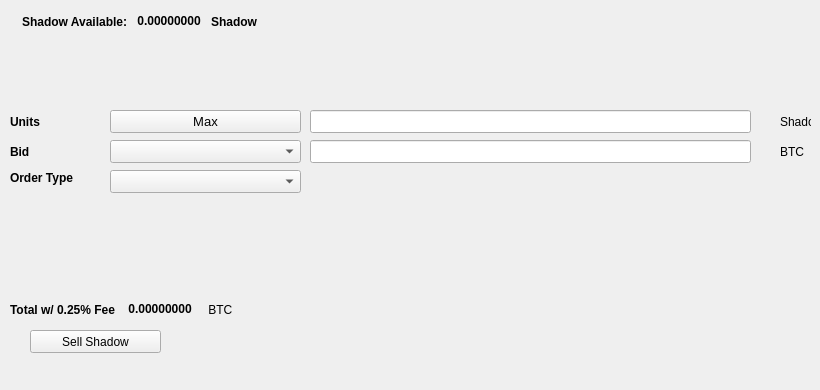
   <widget class="QWidget" name="SellTab">
    <attribute name="title">
     <string>Sell</string>
    </attribute>
    <widget class="QLabel" name="label_16">
     <property name="geometry">
      <rect>
       <x>780</x>
       <y>140</y>
       <width>31</width>
       <height>23</height>
      </rect>
     </property>
     <property name="text">
      <string>BTC</string>
     </property>
    </widget>
    <widget class="QComboBox" name="SellBidcomboBox">
     <property name="geometry">
      <rect>
       <x>110</x>
       <y>140</y>
       <width>191</width>
       <height>23</height>
      </rect>
     </property>
     <property name="font">
      <font>
       <pointsize>10</pointsize>
      </font>
     </property>
    </widget>
    <widget class="QLabel" name="label_18">
     <property name="geometry">
      <rect>
       <x>10</x>
       <y>110</y>
       <width>46</width>
       <height>23</height>
      </rect>
     </property>
     <property name="font">
      <font>
       <weight>75</weight>
       <bold>true</bold>
      </font>
     </property>
     <property name="text">
      <string>Units</string>
     </property>
    </widget>
    <widget class="QPushButton" name="Sell_Max_Amount">
     <property name="geometry">
      <rect>
       <x>110</x>
       <y>110</y>
       <width>191</width>
       <height>23</height>
      </rect>
     </property>
     <property name="font">
      <font>
       <pointsize>10</pointsize>
      </font>
     </property>
     <property name="text">
      <string>Max</string>
     </property>
    </widget>
    <widget class="QLabel" name="label_20">
     <property name="geometry">
      <rect>
       <x>10</x>
       <y>170</y>
       <width>91</width>
       <height>16</height>
      </rect>
     </property>
     <property name="font">
      <font>
       <weight>75</weight>
       <bold>true</bold>
      </font>
     </property>
     <property name="text">
      <string>Order Type</string>
     </property>
    </widget>
    <widget class="QComboBox" name="SellOrdertypeCombo">
     <property name="geometry">
      <rect>
       <x>110</x>
       <y>170</y>
       <width>191</width>
       <height>23</height>
      </rect>
     </property>
     <property name="font">
      <font>
       <pointsize>10</pointsize>
      </font>
     </property>
    </widget>
    <widget class="QLabel" name="label_21">
     <property name="geometry">
      <rect>
       <x>10</x>
       <y>140</y>
       <width>46</width>
       <height>23</height>
      </rect>
     </property>
     <property name="font">
      <font>
       <weight>75</weight>
       <bold>true</bold>
      </font>
     </property>
     <property name="text">
      <string>Bid</string>
     </property>
    </widget>
    <widget class="QLabel" name="label_22">
     <property name="geometry">
      <rect>
       <x>780</x>
       <y>110</y>
       <width>31</width>
       <height>23</height>
      </rect>
     </property>
     <property name="text">
      <string>Shadow</string>
     </property>
    </widget>
    <widget class="QLineEdit" name="UnitsInputShadow">
     <property name="geometry">
      <rect>
       <x>310</x>
       <y>110</y>
       <width>441</width>
       <height>23</height>
      </rect>
     </property>
     <property name="font">
      <font>
       <pointsize>9</pointsize>
       <weight>75</weight>
       <bold>true</bold>
      </font>
     </property>
    </widget>
    <widget class="QLineEdit" name="SellBidPriceEdit">
     <property name="geometry">
      <rect>
       <x>310</x>
       <y>140</y>
       <width>441</width>
       <height>23</height>
      </rect>
     </property>
     <property name="font">
      <font>
       <pointsize>9</pointsize>
       <weight>75</weight>
       <bold>true</bold>
      </font>
     </property>
    </widget>
    <widget class="QPushButton" name="SellShadowBTN">
     <property name="geometry">
      <rect>
       <x>30</x>
       <y>330</y>
       <width>131</width>
       <height>23</height>
      </rect>
     </property>
     <property name="text">
      <string>Sell Shadow</string>
     </property>
     <property name="icon">
      <iconset resource="../shadow">
       <normaloff>:/icons/bitcoin</normaloff>:/icons/bitcoin</iconset>
     </property>
    </widget>
    <widget class="QWidget" name="layoutWidget3">
     <property name="geometry">
      <rect>
       <x>22</x>
       <y>12</y>
       <width>258</width>
       <height>19</height>
      </rect>
     </property>
     <layout class="QHBoxLayout" name="horizontalLayout">
      <item>
       <widget class="QLabel" name="label232_2">
        <property name="font">
         <font>
          <weight>75</weight>
          <bold>true</bold>
         </font>
        </property>
        <property name="text">
         <string>Shadow Available:</string>
        </property>
       </widget>
      </item>
      <item>
       <widget class="QLabel" name="ShadowAvailableLabel">
        <property name="palette">
         <palette>
          <active>
           <colorrole role="WindowText">
            <brush brushstyle="SolidPattern">
             <color alpha="255">
              <red>0</red>
              <green>0</green>
              <blue>0</blue>
             </color>
            </brush>
           </colorrole>
           <colorrole role="Button">
            <brush brushstyle="SolidPattern">
             <color alpha="255">
              <red>0</red>
              <green>170</green>
              <blue>0</blue>
             </color>
            </brush>
           </colorrole>
           <colorrole role="Light">
            <brush brushstyle="SolidPattern">
             <color alpha="255">
              <red>0</red>
              <green>255</green>
              <blue>0</blue>
             </color>
            </brush>
           </colorrole>
           <colorrole role="Midlight">
            <brush brushstyle="SolidPattern">
             <color alpha="255">
              <red>0</red>
              <green>212</green>
              <blue>0</blue>
             </color>
            </brush>
           </colorrole>
           <colorrole role="Dark">
            <brush brushstyle="SolidPattern">
             <color alpha="255">
              <red>0</red>
              <green>85</green>
              <blue>0</blue>
             </color>
            </brush>
           </colorrole>
           <colorrole role="Mid">
            <brush brushstyle="SolidPattern">
             <color alpha="255">
              <red>0</red>
              <green>113</green>
              <blue>0</blue>
             </color>
            </brush>
           </colorrole>
           <colorrole role="Text">
            <brush brushstyle="SolidPattern">
             <color alpha="255">
              <red>0</red>
              <green>170</green>
              <blue>0</blue>
             </color>
            </brush>
           </colorrole>
           <colorrole role="BrightText">
            <brush brushstyle="SolidPattern">
             <color alpha="255">
              <red>255</red>
              <green>255</green>
              <blue>255</blue>
             </color>
            </brush>
           </colorrole>
           <colorrole role="ButtonText">
            <brush brushstyle="SolidPattern">
             <color alpha="255">
              <red>0</red>
              <green>0</green>
              <blue>0</blue>
             </color>
            </brush>
           </colorrole>
           <colorrole role="Base">
            <brush brushstyle="SolidPattern">
             <color alpha="255">
              <red>255</red>
              <green>255</green>
              <blue>255</blue>
             </color>
            </brush>
           </colorrole>
           <colorrole role="Window">
            <brush brushstyle="SolidPattern">
             <color alpha="255">
              <red>0</red>
              <green>170</green>
              <blue>0</blue>
             </color>
            </brush>
           </colorrole>
           <colorrole role="Shadow">
            <brush brushstyle="SolidPattern">
             <color alpha="255">
              <red>0</red>
              <green>0</green>
              <blue>0</blue>
             </color>
            </brush>
           </colorrole>
           <colorrole role="AlternateBase">
            <brush brushstyle="SolidPattern">
             <color alpha="255">
              <red>127</red>
              <green>212</green>
              <blue>127</blue>
             </color>
            </brush>
           </colorrole>
           <colorrole role="ToolTipBase">
            <brush brushstyle="SolidPattern">
             <color alpha="255">
              <red>255</red>
              <green>255</green>
              <blue>220</blue>
             </color>
            </brush>
           </colorrole>
           <colorrole role="ToolTipText">
            <brush brushstyle="SolidPattern">
             <color alpha="255">
              <red>0</red>
              <green>0</green>
              <blue>0</blue>
             </color>
            </brush>
           </colorrole>
          </active>
          <inactive>
           <colorrole role="WindowText">
            <brush brushstyle="SolidPattern">
             <color alpha="255">
              <red>0</red>
              <green>0</green>
              <blue>0</blue>
             </color>
            </brush>
           </colorrole>
           <colorrole role="Button">
            <brush brushstyle="SolidPattern">
             <color alpha="255">
              <red>0</red>
              <green>170</green>
              <blue>0</blue>
             </color>
            </brush>
           </colorrole>
           <colorrole role="Light">
            <brush brushstyle="SolidPattern">
             <color alpha="255">
              <red>0</red>
              <green>255</green>
              <blue>0</blue>
             </color>
            </brush>
           </colorrole>
           <colorrole role="Midlight">
            <brush brushstyle="SolidPattern">
             <color alpha="255">
              <red>0</red>
              <green>212</green>
              <blue>0</blue>
             </color>
            </brush>
           </colorrole>
           <colorrole role="Dark">
            <brush brushstyle="SolidPattern">
             <color alpha="255">
              <red>0</red>
              <green>85</green>
              <blue>0</blue>
             </color>
            </brush>
           </colorrole>
           <colorrole role="Mid">
            <brush brushstyle="SolidPattern">
             <color alpha="255">
              <red>0</red>
              <green>113</green>
              <blue>0</blue>
             </color>
            </brush>
           </colorrole>
           <colorrole role="Text">
            <brush brushstyle="SolidPattern">
             <color alpha="255">
              <red>0</red>
              <green>170</green>
              <blue>0</blue>
             </color>
            </brush>
           </colorrole>
           <colorrole role="BrightText">
            <brush brushstyle="SolidPattern">
             <color alpha="255">
              <red>255</red>
              <green>255</green>
              <blue>255</blue>
             </color>
            </brush>
           </colorrole>
           <colorrole role="ButtonText">
            <brush brushstyle="SolidPattern">
             <color alpha="255">
              <red>0</red>
              <green>0</green>
              <blue>0</blue>
             </color>
            </brush>
           </colorrole>
           <colorrole role="Base">
            <brush brushstyle="SolidPattern">
             <color alpha="255">
              <red>255</red>
              <green>255</green>
              <blue>255</blue>
             </color>
            </brush>
           </colorrole>
           <colorrole role="Window">
            <brush brushstyle="SolidPattern">
             <color alpha="255">
              <red>0</red>
              <green>170</green>
              <blue>0</blue>
             </color>
            </brush>
           </colorrole>
           <colorrole role="Shadow">
            <brush brushstyle="SolidPattern">
             <color alpha="255">
              <red>0</red>
              <green>0</green>
              <blue>0</blue>
             </color>
            </brush>
           </colorrole>
           <colorrole role="AlternateBase">
            <brush brushstyle="SolidPattern">
             <color alpha="255">
              <red>127</red>
              <green>212</green>
              <blue>127</blue>
             </color>
            </brush>
           </colorrole>
           <colorrole role="ToolTipBase">
            <brush brushstyle="SolidPattern">
             <color alpha="255">
              <red>255</red>
              <green>255</green>
              <blue>220</blue>
             </color>
            </brush>
           </colorrole>
           <colorrole role="ToolTipText">
            <brush brushstyle="SolidPattern">
             <color alpha="255">
              <red>0</red>
              <green>0</green>
              <blue>0</blue>
             </color>
            </brush>
           </colorrole>
          </inactive>
          <disabled>
           <colorrole role="WindowText">
            <brush brushstyle="SolidPattern">
             <color alpha="255">
              <red>0</red>
              <green>85</green>
              <blue>0</blue>
             </color>
            </brush>
           </colorrole>
           <colorrole role="Button">
            <brush brushstyle="SolidPattern">
             <color alpha="255">
              <red>0</red>
              <green>170</green>
              <blue>0</blue>
             </color>
            </brush>
           </colorrole>
           <colorrole role="Light">
            <brush brushstyle="SolidPattern">
             <color alpha="255">
              <red>0</red>
              <green>255</green>
              <blue>0</blue>
             </color>
            </brush>
           </colorrole>
           <colorrole role="Midlight">
            <brush brushstyle="SolidPattern">
             <color alpha="255">
              <red>0</red>
              <green>212</green>
              <blue>0</blue>
             </color>
            </brush>
           </colorrole>
           <colorrole role="Dark">
            <brush brushstyle="SolidPattern">
             <color alpha="255">
              <red>0</red>
              <green>85</green>
              <blue>0</blue>
             </color>
            </brush>
           </colorrole>
           <colorrole role="Mid">
            <brush brushstyle="SolidPattern">
             <color alpha="255">
              <red>0</red>
              <green>113</green>
              <blue>0</blue>
             </color>
            </brush>
           </colorrole>
           <colorrole role="Text">
            <brush brushstyle="SolidPattern">
             <color alpha="255">
              <red>0</red>
              <green>85</green>
              <blue>0</blue>
             </color>
            </brush>
           </colorrole>
           <colorrole role="BrightText">
            <brush brushstyle="SolidPattern">
             <color alpha="255">
              <red>255</red>
              <green>255</green>
              <blue>255</blue>
             </color>
            </brush>
           </colorrole>
           <colorrole role="ButtonText">
            <brush brushstyle="SolidPattern">
             <color alpha="255">
              <red>0</red>
              <green>85</green>
              <blue>0</blue>
             </color>
            </brush>
           </colorrole>
           <colorrole role="Base">
            <brush brushstyle="SolidPattern">
             <color alpha="255">
              <red>0</red>
              <green>170</green>
              <blue>0</blue>
             </color>
            </brush>
           </colorrole>
           <colorrole role="Window">
            <brush brushstyle="SolidPattern">
             <color alpha="255">
              <red>0</red>
              <green>170</green>
              <blue>0</blue>
             </color>
            </brush>
           </colorrole>
           <colorrole role="Shadow">
            <brush brushstyle="SolidPattern">
             <color alpha="255">
              <red>0</red>
              <green>0</green>
              <blue>0</blue>
             </color>
            </brush>
           </colorrole>
           <colorrole role="AlternateBase">
            <brush brushstyle="SolidPattern">
             <color alpha="255">
              <red>0</red>
              <green>170</green>
              <blue>0</blue>
             </color>
            </brush>
           </colorrole>
           <colorrole role="ToolTipBase">
            <brush brushstyle="SolidPattern">
             <color alpha="255">
              <red>255</red>
              <green>255</green>
              <blue>220</blue>
             </color>
            </brush>
           </colorrole>
           <colorrole role="ToolTipText">
            <brush brushstyle="SolidPattern">
             <color alpha="255">
              <red>0</red>
              <green>0</green>
              <blue>0</blue>
             </color>
            </brush>
           </colorrole>
          </disabled>
         </palette>
        </property>
        <property name="font">
         <font>
          <weight>75</weight>
          <bold>true</bold>
         </font>
        </property>
        <property name="text">
         <string> 0.00000000 </string>
        </property>
        <property name="textInteractionFlags">
         <set>Qt::LinksAccessibleByMouse|Qt::TextSelectableByKeyboard|Qt::TextSelectableByMouse</set>
        </property>
       </widget>
      </item>
      <item>
       <widget class="QLabel" name="labelShadow">
        <property name="font">
         <font>
          <weight>75</weight>
          <bold>true</bold>
         </font>
        </property>
        <property name="text">
         <string>Shadow</string>
        </property>
       </widget>
      </item>
     </layout>
    </widget>
    <widget class="QWidget" name="layoutWidget">
     <property name="geometry">
      <rect>
       <x>10</x>
       <y>300</y>
       <width>268</width>
       <height>19</height>
      </rect>
     </property>
     <layout class="QHBoxLayout" name="horizontalLayout_2">
      <item>
       <widget class="QLabel" name="label_19">
        <property name="font">
         <font>
          <weight>75</weight>
          <bold>true</bold>
         </font>
        </property>
        <property name="text">
         <string>Total w/ 0.25% Fee </string>
        </property>
       </widget>
      </item>
      <item>
       <widget class="QLabel" name="SellCostLabel">
        <property name="palette">
         <palette>
          <active>
           <colorrole role="WindowText">
            <brush brushstyle="SolidPattern">
             <color alpha="255">
              <red>0</red>
              <green>0</green>
              <blue>0</blue>
             </color>
            </brush>
           </colorrole>
           <colorrole role="Button">
            <brush brushstyle="SolidPattern">
             <color alpha="255">
              <red>0</red>
              <green>170</green>
              <blue>0</blue>
             </color>
            </brush>
           </colorrole>
           <colorrole role="Light">
            <brush brushstyle="SolidPattern">
             <color alpha="255">
              <red>0</red>
              <green>255</green>
              <blue>0</blue>
             </color>
            </brush>
           </colorrole>
           <colorrole role="Midlight">
            <brush brushstyle="SolidPattern">
             <color alpha="255">
              <red>0</red>
              <green>212</green>
              <blue>0</blue>
             </color>
            </brush>
           </colorrole>
           <colorrole role="Dark">
            <brush brushstyle="SolidPattern">
             <color alpha="255">
              <red>0</red>
              <green>85</green>
              <blue>0</blue>
             </color>
            </brush>
           </colorrole>
           <colorrole role="Mid">
            <brush brushstyle="SolidPattern">
             <color alpha="255">
              <red>0</red>
              <green>113</green>
              <blue>0</blue>
             </color>
            </brush>
           </colorrole>
           <colorrole role="Text">
            <brush brushstyle="SolidPattern">
             <color alpha="255">
              <red>0</red>
              <green>170</green>
              <blue>0</blue>
             </color>
            </brush>
           </colorrole>
           <colorrole role="BrightText">
            <brush brushstyle="SolidPattern">
             <color alpha="255">
              <red>255</red>
              <green>255</green>
              <blue>255</blue>
             </color>
            </brush>
           </colorrole>
           <colorrole role="ButtonText">
            <brush brushstyle="SolidPattern">
             <color alpha="255">
              <red>0</red>
              <green>0</green>
              <blue>0</blue>
             </color>
            </brush>
           </colorrole>
           <colorrole role="Base">
            <brush brushstyle="SolidPattern">
             <color alpha="255">
              <red>255</red>
              <green>255</green>
              <blue>255</blue>
             </color>
            </brush>
           </colorrole>
           <colorrole role="Window">
            <brush brushstyle="SolidPattern">
             <color alpha="255">
              <red>0</red>
              <green>170</green>
              <blue>0</blue>
             </color>
            </brush>
           </colorrole>
           <colorrole role="Shadow">
            <brush brushstyle="SolidPattern">
             <color alpha="255">
              <red>0</red>
              <green>0</green>
              <blue>0</blue>
             </color>
            </brush>
           </colorrole>
           <colorrole role="AlternateBase">
            <brush brushstyle="SolidPattern">
             <color alpha="255">
              <red>127</red>
              <green>212</green>
              <blue>127</blue>
             </color>
            </brush>
           </colorrole>
           <colorrole role="ToolTipBase">
            <brush brushstyle="SolidPattern">
             <color alpha="255">
              <red>255</red>
              <green>255</green>
              <blue>220</blue>
             </color>
            </brush>
           </colorrole>
           <colorrole role="ToolTipText">
            <brush brushstyle="SolidPattern">
             <color alpha="255">
              <red>0</red>
              <green>0</green>
              <blue>0</blue>
             </color>
            </brush>
           </colorrole>
          </active>
          <inactive>
           <colorrole role="WindowText">
            <brush brushstyle="SolidPattern">
             <color alpha="255">
              <red>0</red>
              <green>0</green>
              <blue>0</blue>
             </color>
            </brush>
           </colorrole>
           <colorrole role="Button">
            <brush brushstyle="SolidPattern">
             <color alpha="255">
              <red>0</red>
              <green>170</green>
              <blue>0</blue>
             </color>
            </brush>
           </colorrole>
           <colorrole role="Light">
            <brush brushstyle="SolidPattern">
             <color alpha="255">
              <red>0</red>
              <green>255</green>
              <blue>0</blue>
             </color>
            </brush>
           </colorrole>
           <colorrole role="Midlight">
            <brush brushstyle="SolidPattern">
             <color alpha="255">
              <red>0</red>
              <green>212</green>
              <blue>0</blue>
             </color>
            </brush>
           </colorrole>
           <colorrole role="Dark">
            <brush brushstyle="SolidPattern">
             <color alpha="255">
              <red>0</red>
              <green>85</green>
              <blue>0</blue>
             </color>
            </brush>
           </colorrole>
           <colorrole role="Mid">
            <brush brushstyle="SolidPattern">
             <color alpha="255">
              <red>0</red>
              <green>113</green>
              <blue>0</blue>
             </color>
            </brush>
           </colorrole>
           <colorrole role="Text">
            <brush brushstyle="SolidPattern">
             <color alpha="255">
              <red>0</red>
              <green>170</green>
              <blue>0</blue>
             </color>
            </brush>
           </colorrole>
           <colorrole role="BrightText">
            <brush brushstyle="SolidPattern">
             <color alpha="255">
              <red>255</red>
              <green>255</green>
              <blue>255</blue>
             </color>
            </brush>
           </colorrole>
           <colorrole role="ButtonText">
            <brush brushstyle="SolidPattern">
             <color alpha="255">
              <red>0</red>
              <green>0</green>
              <blue>0</blue>
             </color>
            </brush>
           </colorrole>
           <colorrole role="Base">
            <brush brushstyle="SolidPattern">
             <color alpha="255">
              <red>255</red>
              <green>255</green>
              <blue>255</blue>
             </color>
            </brush>
           </colorrole>
           <colorrole role="Window">
            <brush brushstyle="SolidPattern">
             <color alpha="255">
              <red>0</red>
              <green>170</green>
              <blue>0</blue>
             </color>
            </brush>
           </colorrole>
           <colorrole role="Shadow">
            <brush brushstyle="SolidPattern">
             <color alpha="255">
              <red>0</red>
              <green>0</green>
              <blue>0</blue>
             </color>
            </brush>
           </colorrole>
           <colorrole role="AlternateBase">
            <brush brushstyle="SolidPattern">
             <color alpha="255">
              <red>127</red>
              <green>212</green>
              <blue>127</blue>
             </color>
            </brush>
           </colorrole>
           <colorrole role="ToolTipBase">
            <brush brushstyle="SolidPattern">
             <color alpha="255">
              <red>255</red>
              <green>255</green>
              <blue>220</blue>
             </color>
            </brush>
           </colorrole>
           <colorrole role="ToolTipText">
            <brush brushstyle="SolidPattern">
             <color alpha="255">
              <red>0</red>
              <green>0</green>
              <blue>0</blue>
             </color>
            </brush>
           </colorrole>
          </inactive>
          <disabled>
           <colorrole role="WindowText">
            <brush brushstyle="SolidPattern">
             <color alpha="255">
              <red>0</red>
              <green>85</green>
              <blue>0</blue>
             </color>
            </brush>
           </colorrole>
           <colorrole role="Button">
            <brush brushstyle="SolidPattern">
             <color alpha="255">
              <red>0</red>
              <green>170</green>
              <blue>0</blue>
             </color>
            </brush>
           </colorrole>
           <colorrole role="Light">
            <brush brushstyle="SolidPattern">
             <color alpha="255">
              <red>0</red>
              <green>255</green>
              <blue>0</blue>
             </color>
            </brush>
           </colorrole>
           <colorrole role="Midlight">
            <brush brushstyle="SolidPattern">
             <color alpha="255">
              <red>0</red>
              <green>212</green>
              <blue>0</blue>
             </color>
            </brush>
           </colorrole>
           <colorrole role="Dark">
            <brush brushstyle="SolidPattern">
             <color alpha="255">
              <red>0</red>
              <green>85</green>
              <blue>0</blue>
             </color>
            </brush>
           </colorrole>
           <colorrole role="Mid">
            <brush brushstyle="SolidPattern">
             <color alpha="255">
              <red>0</red>
              <green>113</green>
              <blue>0</blue>
             </color>
            </brush>
           </colorrole>
           <colorrole role="Text">
            <brush brushstyle="SolidPattern">
             <color alpha="255">
              <red>0</red>
              <green>85</green>
              <blue>0</blue>
             </color>
            </brush>
           </colorrole>
           <colorrole role="BrightText">
            <brush brushstyle="SolidPattern">
             <color alpha="255">
              <red>255</red>
              <green>255</green>
              <blue>255</blue>
             </color>
            </brush>
           </colorrole>
           <colorrole role="ButtonText">
            <brush brushstyle="SolidPattern">
             <color alpha="255">
              <red>0</red>
              <green>85</green>
              <blue>0</blue>
             </color>
            </brush>
           </colorrole>
           <colorrole role="Base">
            <brush brushstyle="SolidPattern">
             <color alpha="255">
              <red>0</red>
              <green>170</green>
              <blue>0</blue>
             </color>
            </brush>
           </colorrole>
           <colorrole role="Window">
            <brush brushstyle="SolidPattern">
             <color alpha="255">
              <red>0</red>
              <green>170</green>
              <blue>0</blue>
             </color>
            </brush>
           </colorrole>
           <colorrole role="Shadow">
            <brush brushstyle="SolidPattern">
             <color alpha="255">
              <red>0</red>
              <green>0</green>
              <blue>0</blue>
             </color>
            </brush>
           </colorrole>
           <colorrole role="AlternateBase">
            <brush brushstyle="SolidPattern">
             <color alpha="255">
              <red>0</red>
              <green>170</green>
              <blue>0</blue>
             </color>
            </brush>
           </colorrole>
           <colorrole role="ToolTipBase">
            <brush brushstyle="SolidPattern">
             <color alpha="255">
              <red>255</red>
              <green>255</green>
              <blue>220</blue>
             </color>
            </brush>
           </colorrole>
           <colorrole role="ToolTipText">
            <brush brushstyle="SolidPattern">
             <color alpha="255">
              <red>0</red>
              <green>0</green>
              <blue>0</blue>
             </color>
            </brush>
           </colorrole>
          </disabled>
         </palette>
        </property>
        <property name="font">
         <font>
          <weight>75</weight>
          <bold>true</bold>
         </font>
        </property>
        <property name="autoFillBackground">
         <bool>false</bool>
        </property>
        <property name="text">
         <string> 0.00000000</string>
        </property>
        <property name="textInteractionFlags">
         <set>Qt::LinksAccessibleByMouse|Qt::TextSelectableByMouse</set>
        </property>
       </widget>
      </item>
      <item>
       <widget class="QLabel" name="label_17">
        <property name="font">
         <font>
          <weight>50</weight>
          <bold>false</bold>
         </font>
        </property>
        <property name="text">
         <string> BTC</string>
        </property>
       </widget>
      </item>
     </layout>
    </widget>
    <widget class="QLabel" name="label_23">
     <property name="geometry">
      <rect>
       <x>460</x>
       <y>300</y>
       <width>281</width>
       <height>81</height>
      </rect>
     </property>
     <property name="text">
      <string/>
     </property>
     <property name="pixmap">
      <pixmap>:/images/bittrex</pixmap>
     </property>
    </widget>
   </widget>
